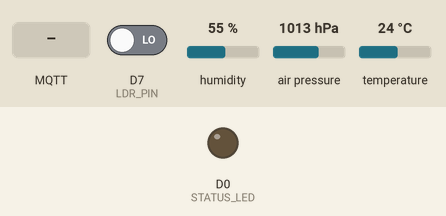
A sketch run on a simulated ESP8266 (NodeMCU). Shown: output pins drawn as LEDs (lit = HIGH). Inputs (shaded band) come from the test bench; at power-on: D7 (LDR_PIN) LOW, humidity 55 %, air pressure 1013 hPa, temperature 24 °C. WiFi joins after 1.5 s; servers stay silent unless stated; network time is answered at once with the bench clock; the local clock reads 2024-03-15 10:24:30 at power-on unless the sketch sets it; no MQTT or app messages arrive unless stated; what the sketch prints to the serial monitor is not drawn.

Above: at 4.1 s.
4.2 s: MQTT message "reboot" arrives on the first subscribed topic
5.7 s: MQTT message "ping" arrives on the first subscribed topic
7.2 s: MQTT message "read_now" arrives on the first subscribed topic
At 30.06 s:
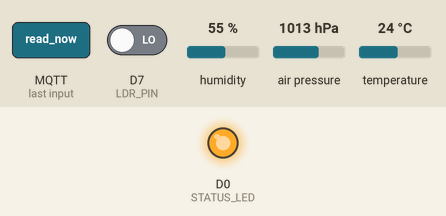
Timing chart, 0 to 31.5 s (numbered marks = the images above; inputs shaded):
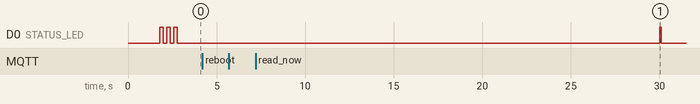

Measured:
- after the input at 4.2 s, every drawn part: stays the same
- after the input at 5.7 s, every drawn part: stays the same

The sketch:

esp_weather_node.ino
```cpp
/*
 * ================================================================
 *  NimbusCast IoT Weather Node — ESP8266 / ESP32
 *  Sensors: DHT22 (Temp/Humidity) + BMP280 (Pressure/Altitude)
 *           + MQ-135 (Air Quality) + LDR (Light/UV proxy)
 *
 *  Data Flow:
 *    ESP Module → MQTT (AWS IoT Core) → Lambda → S3 Bucket
 *                                              → DynamoDB (hot cache)
 *
 *  Board: NodeMCU ESP8266 or ESP32 DevKit
 *  IDE:   Arduino IDE 2.x
 *  Libs:  PubSubClient, ArduinoJson, DHT, Adafruit_BMP280,
 *         WiFiClientSecure, NTPClient
 * ================================================================
 */

#include <Arduino.h>

#ifdef ESP32
  #include <WiFi.h>
  #include <WiFiClientSecure.h>
#else
  #include <ESP8266WiFi.h>
  #include <WiFiClientSecure.h>
#endif

#include <PubSubClient.h>
#include <ArduinoJson.h>
#include <DHT.h>
#include <Wire.h>
#include <Adafruit_BMP280.h>
#include <NTPClient.h>
#include <WiFiUDP.h>

// ── WiFi Credentials ─────────────────────────────────────────
#define WIFI_SSID     "YOUR_WIFI_SSID"
#define WIFI_PASSWORD "YOUR_WIFI_PASSWORD"

// ── AWS IoT Core ──────────────────────────────────────────────
#define AWS_IOT_ENDPOINT   "YOUR_ENDPOINT.iot.ap-south-1.amazonaws.com"
#define AWS_IOT_PORT       8883
#define THING_NAME         "nimbus-node-001"
#define MQTT_TOPIC_PUB     "nimbus/sensors/data"
#define MQTT_TOPIC_CMD     "nimbus/sensors/command"
#define MQTT_TOPIC_STATUS  "nimbus/sensors/status"

// ── TLS Certificates (paste from AWS IoT Console) ─────────────
// Download from: AWS Console > IoT Core > Security > Certificates
static const char AWS_ROOT_CA[] PROGMEM = R"EOF(
-----BEGIN CERTIFICATE-----
[PASTE YOUR AWS ROOT CA CERTIFICATE HERE]
-----END CERTIFICATE-----
)EOF";

static const char DEVICE_CERT[] PROGMEM = R"EOF(
-----BEGIN CERTIFICATE-----
[PASTE YOUR DEVICE CERTIFICATE HERE]
-----END CERTIFICATE-----
)EOF";

static const char PRIVATE_KEY[] PROGMEM = R"EOF(
-----BEGIN RSA PRIVATE KEY-----
[PASTE YOUR PRIVATE KEY HERE]
-----END RSA PRIVATE KEY-----
)EOF";

// ── Pin Definitions ───────────────────────────────────────────
#define DHT_PIN        D4     // GPIO2  — DHT22 data pin
#define DHT_TYPE       DHT22
#define SDA_PIN        D2     // GPIO4  — I2C SDA (BMP280)
#define SCL_PIN        D1     // GPIO5  — I2C SCL (BMP280)
#define MQ135_PIN      A0     // Analog — Air quality sensor
#define LDR_PIN        D7     // GPIO13 — Light sensor (digital)
#define STATUS_LED     D0     // Onboard LED

// ── Timing ────────────────────────────────────────────────────
#define PUBLISH_INTERVAL_MS  30000   // Send data every 30 seconds
#define RECONNECT_DELAY_MS   5000
#define WATCHDOG_TIMEOUT_S   60

// ── Sensor Objects ────────────────────────────────────────────
DHT dht(DHT_PIN, DHT_TYPE);
Adafruit_BMP280 bmp;
WiFiClientSecure wifiClient;
PubSubClient mqttClient(wifiClient);
WiFiUDP ntpUDP;
NTPClient timeClient(ntpUDP, "pool.ntp.org", 19800, 60000); // IST UTC+5:30

// ── State ─────────────────────────────────────────────────────
unsigned long lastPublish = 0;
unsigned long lastReconnect = 0;
uint32_t publishCount = 0;
bool bmpOk = false;

// ── Sensor Reading Struct ─────────────────────────────────────
struct SensorData {
  float temperature;      // °C
  float humidity;         // %
  float pressure;         // hPa
  float altitude;         // meters
  int   airQualityRaw;    // ADC 0-1023
  float airQualityPPM;    // estimated PPM
  bool  lightDetected;    // LDR
  float heatIndex;        // calculated
  float dewPoint;         // calculated
  float absoluteHumidity; // g/m³
  bool  valid;
};

// ── Setup ─────────────────────────────────────────────────────
void setup() {
  Serial.begin(115200);
  delay(200);
  Serial.println(F("\n[NimbusCast] ESP Weather Node Starting..."));

  pinMode(STATUS_LED, OUTPUT);
  digitalWrite(STATUS_LED, LOW);

  Wire.begin(SDA_PIN, SCL_PIN);
  dht.begin();

  bmpOk = bmp.begin(0x76);
  if (!bmpOk) {
    Serial.println(F("[WARN] BMP280 not found at 0x76, trying 0x77"));
    bmpOk = bmp.begin(0x77);
  }
  if (bmpOk) {
    bmp.setSampling(Adafruit_BMP280::MODE_NORMAL,
                    Adafruit_BMP280::SAMPLING_X2,
                    Adafruit_BMP280::SAMPLING_X16,
                    Adafruit_BMP280::FILTER_X16,
                    Adafruit_BMP280::STANDBY_MS_500);
    Serial.println(F("[OK] BMP280 initialized"));
  }

  connectWiFi();

  wifiClient.setCACert(AWS_ROOT_CA);
  wifiClient.setCertificate(DEVICE_CERT);
  wifiClient.setPrivateKey(PRIVATE_KEY);

  mqttClient.setServer(AWS_IOT_ENDPOINT, AWS_IOT_PORT);
  mqttClient.setCallback(onMQTTMessage);
  mqttClient.setBufferSize(512);

  timeClient.begin();
  timeClient.update();

  connectMQTT();
  publishStatus("online");

  Serial.println(F("[NimbusCast] Ready. Publishing every 30s..."));
  blinkLED(3, 200);
}

// ── Main Loop ─────────────────────────────────────────────────
void loop() {
  if (!mqttClient.connected()) {
    unsigned long now = millis();
    if (now - lastReconnect > RECONNECT_DELAY_MS) {
      lastReconnect = now;
      if (!WiFi.isConnected()) connectWiFi();
      connectMQTT();
    }
  }
  mqttClient.loop();
  timeClient.update();

  unsigned long now = millis();
  if (now - lastPublish >= PUBLISH_INTERVAL_MS) {
    lastPublish = now;
    SensorData data = readAllSensors();
    if (data.valid) {
      publishSensorData(data);
      blinkLED(1, 100);
    } else {
      Serial.println(F("[WARN] Sensor read failed, skipping publish"));
    }
  }
}

// ── WiFi Connection ───────────────────────────────────────────
void connectWiFi() {
  Serial.printf("[WiFi] Connecting to %s", WIFI_SSID);
  WiFi.mode(WIFI_STA);
  WiFi.begin(WIFI_SSID, WIFI_PASSWORD);
  int attempts = 0;
  while (WiFi.status() != WL_CONNECTED && attempts < 30) {
    delay(500); Serial.print(".");
    attempts++;
  }
  if (WiFi.status() == WL_CONNECTED) {
    Serial.printf("\n[WiFi] Connected! IP: %s\n", WiFi.localIP().toString().c_str());
  } else {
    Serial.println(F("\n[WiFi] Failed! Restarting..."));
    delay(3000); ESP.restart();
  }
}

// ── MQTT Connection ───────────────────────────────────────────
void connectMQTT() {
  Serial.printf("[MQTT] Connecting to %s...\n", AWS_IOT_ENDPOINT);
  if (mqttClient.connect(THING_NAME)) {
    Serial.println(F("[MQTT] Connected to AWS IoT Core!"));
    mqttClient.subscribe(MQTT_TOPIC_CMD);
    Serial.printf("[MQTT] Subscribed to %s\n", MQTT_TOPIC_CMD);
  } else {
    Serial.printf("[MQTT] Failed, rc=%d\n", mqttClient.state());
  }
}

// ── Read All Sensors ──────────────────────────────────────────
SensorData readAllSensors() {
  SensorData d;
  d.valid = false;

  // DHT22: Temperature & Humidity
  float h = dht.readHumidity();
  float t = dht.readTemperature();
  if (isnan(h) || isnan(t)) {
    Serial.println(F("[DHT22] Read failed"));
    return d;
  }
  d.temperature = t;
  d.humidity    = h;

  // BMP280: Pressure & Altitude
  if (bmpOk) {
    d.pressure = bmp.readPressure() / 100.0F; // Pa to hPa
    d.altitude = bmp.readAltitude(1013.25);
  } else {
    d.pressure = 1013.25;
    d.altitude = 0.0;
  }

  // MQ-135: Air Quality (raw + estimated PPM)
  d.airQualityRaw = analogRead(MQ135_PIN);
  // Simplified conversion (calibrate with known gas for accuracy)
  d.airQualityPPM = map(d.airQualityRaw, 0, 1023, 400, 2000);

  // LDR: Light level
  d.lightDetected = digitalRead(LDR_PIN);

  // Derived metrics
  d.heatIndex       = dht.computeHeatIndex(t, h, false);
  d.dewPoint        = t - ((100.0 - h) / 5.0);
  d.absoluteHumidity = (6.112 * exp((17.67 * t) / (t + 243.5)) * h * 2.1674) / (273.15 + t);

  d.valid = true;

  Serial.printf("[Sensors] T=%.1f°C H=%.1f%% P=%.1fhPa AQ=%d HI=%.1f\n",
                t, h, d.pressure, d.airQualityRaw, d.heatIndex);
  return d;
}

// ── Publish Sensor Data ───────────────────────────────────────
void publishSensorData(SensorData& d) {
  StaticJsonDocument<512> doc;

  doc["device_id"]     = THING_NAME;
  doc["timestamp"]     = timeClient.getEpochTime();
  doc["iso_time"]      = timeClient.getFormattedTime();
  doc["sequence"]      = ++publishCount;
  doc["firmware"]      = "1.2.0";

  JsonObject sensors = doc.createNestedObject("sensors");
  sensors["temperature"]        = round(d.temperature * 10.0) / 10.0;
  sensors["humidity"]           = round(d.humidity * 10.0) / 10.0;
  sensors["pressure"]           = round(d.pressure * 10.0) / 10.0;
  sensors["altitude"]           = round(d.altitude * 10.0) / 10.0;
  sensors["heat_index"]         = round(d.heatIndex * 10.0) / 10.0;
  sensors["dew_point"]          = round(d.dewPoint * 10.0) / 10.0;
  sensors["abs_humidity"]       = round(d.absoluteHumidity * 100.0) / 100.0;
  sensors["air_quality_raw"]    = d.airQualityRaw;
  sensors["air_quality_ppm"]    = d.airQualityPPM;
  sensors["light_detected"]     = d.lightDetected;

  JsonObject meta = doc.createNestedObject("meta");
  meta["wifi_rssi"]   = WiFi.RSSI();
  meta["free_heap"]   = ESP.getFreeHeap();
  meta["uptime_s"]    = millis() / 1000;
  meta["location"]    = "New Delhi, IN";
  meta["lat"]         = 28.6139;
  meta["lon"]         = 77.2090;

  char payload[512];
  serializeJson(doc, payload);

  if (mqttClient.publish(MQTT_TOPIC_PUB, payload, false)) {
    Serial.printf("[MQTT] Published %u bytes (seq=%u)\n", strlen(payload), publishCount);
  } else {
    Serial.println(F("[MQTT] Publish failed!"));
  }
}

// ── Publish Status ────────────────────────────────────────────
void publishStatus(const char* status) {
  StaticJsonDocument<128> doc;
  doc["device_id"] = THING_NAME;
  doc["status"]    = status;
  doc["timestamp"] = timeClient.getEpochTime();
  char buf[128];
  serializeJson(doc, buf);
  mqttClient.publish(MQTT_TOPIC_STATUS, buf);
}

// ── MQTT Message Handler ──────────────────────────────────────
void onMQTTMessage(char* topic, byte* payload, unsigned int length) {
  String msg = "";
  for (unsigned int i = 0; i < length; i++) msg += (char)payload[i];
  Serial.printf("[CMD] %s → %s\n", topic, msg.c_str());

  StaticJsonDocument<128> doc;
  if (!deserializeJson(doc, msg)) {
    const char* cmd = doc["command"] | "";
    if (strcmp(cmd, "reboot") == 0) {
      publishStatus("rebooting"); delay(500); ESP.restart();
    } else if (strcmp(cmd, "ping") == 0) {
      publishStatus("pong");
    } else if (strcmp(cmd, "read_now") == 0) {
      SensorData d = readAllSensors();
      if (d.valid) publishSensorData(d);
    }
  }
}

// ── LED Helper ────────────────────────────────────────────────
void blinkLED(int times, int ms) {
  for (int i = 0; i < times; i++) {
    digitalWrite(STATUS_LED, HIGH); delay(ms);
    digitalWrite(STATUS_LED, LOW);  delay(ms);
  }
}
```
